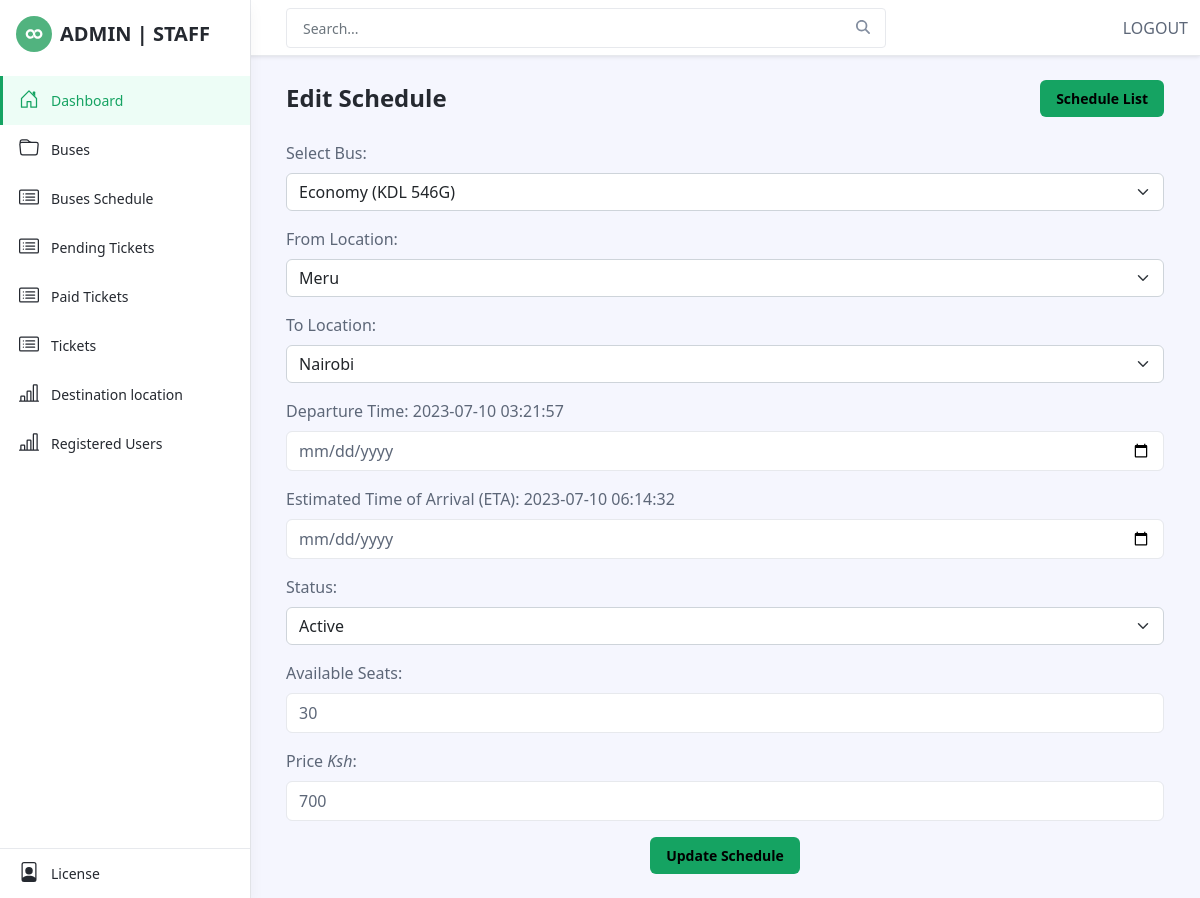
Screenshot of /admin/edit_schedule.php?id=1 (signed in) with the database file from the repository.
### tables this page shows
CREATE TABLE `schedule_list` (
  `id` int(30) NOT NULL,
  `bus_id` int(30) NOT NULL,
  `from_location` int(30) NOT NULL,
  `to_location` int(30) NOT NULL,
  `departure_time` datetime NOT NULL,
  `eta` datetime NOT NULL,
  `status` tinyint(4) NOT NULL DEFAULT 1,
  `availability` int(11) NOT NULL,
  `price` text NOT NULL,
  `date_updated` timestamp NOT NULL DEFAULT current_timestamp() ON UPDATE current_timestamp()
);

CREATE TABLE `bus` (
  `id` int(30) NOT NULL,
  `name` varchar(250) NOT NULL,
  `bus_number` varchar(50) NOT NULL,
  `status` tinyint(1) NOT NULL DEFAULT 1 COMMENT '0 = inactive, 1 = active',
  `date_updated` datetime NOT NULL DEFAULT current_timestamp() ON UPDATE current_timestamp()
);

CREATE TABLE `location` (
  `id` int(30) NOT NULL,
  `terminal_name` text NOT NULL,
  `city` varchar(250) NOT NULL,
  `state` varchar(250) NOT NULL,
  `status` tinyint(1) NOT NULL DEFAULT 1 COMMENT '0= inactive , 1= active',
  `date_updated` datetime NOT NULL DEFAULT current_timestamp() ON UPDATE current_timestamp()
);

### admin/edit_schedule.php (the view, shortened to what this page needs)
<?php
include("inc/header.php");
require_once("db-connect/config.php");
$busQuery = "SELECT id, name, bus_number FROM bus";
$busStmt = $conn->prepare($busQuery);
$busStmt->execute();
$buses = $busStmt->fetchAll(PDO::FETCH_ASSOC);
$fromLocationQuery = "SELECT id, city FROM location";
$fromLocationStmt = $conn->prepare($fromLocationQuery);
$fromLocationStmt->execute();
$fromLocations = $fromLocationStmt->fetchAll(PDO::FETCH_ASSOC);
$toLocationQuery = "SELECT id, city FROM location";
$toLocationStmt = $conn->prepare($toLocationQuery);
$toLocationStmt->execute();
$toLocations = $toLocationStmt->fetchAll(PDO::FETCH_ASSOC);
if (isset($_GET['id']) && is_numeric($_GET['id'])) {
$scheduleId = $_GET['id'];
$selectQuery = "SELECT * FROM schedule_list WHERE id = :scheduleId";
$stmt = $conn->prepare($selectQuery);
$stmt->bindParam(':scheduleId', $scheduleId, PDO::PARAM_INT);
$stmt->execute();
$scheduleData = $stmt->fetch(PDO::FETCH_ASSOC);
} else {
header("Location: schedule_list.php");
exit();
}
?>
<body class="app">
    <?php include("inc/sidebar.php"); ?>
    <div class="app-wrapper">
        <div class="app-content pt-3 p-md-3 p-lg-4">
            <div class="container-xl">
                <div class="row g-3 mb-4 align-items-center justify-content-between">
                    <div class="col-auto">
                        <h1 class="app-page-title mb-0">Edit Schedule</h1>
                    </div>
                    <div class="col-auto">
                        <a href="schedule_list.php" class="btn btn-primary">Schedule List</a>
                    </div>
                </div>
                <div class="row g-4">
                    <form action="#" method="POST">
                        <div class="mb-3">
                            <label class="form-label" for="bus_id">Select Bus:</label>
                            <select class="form-select" name="bus_id" id="bus_id" required>
                                <?php foreach ($buses as $bus) : ?>
                                <option value="<?php echo $bus['id']; ?>"
                                    <?php if ($bus['id'] == $scheduleData['bus_id']) echo 'selected'; ?>>
                                    <?php echo $bus['name'] . ' (' . $bus['bus_number'] . ')'; ?>
                                </option>
                                <?php endforeach; ?>
                            </select>
                        </div>
                        <div class="mb-3">
                            <label class="form-label" for="from_location">From Location:</label>
                            <select class="form-select" name="from_location" id="from_location" required>
                                <?php foreach ($fromLocations as $location) : ?>
                                <option value="<?php echo $location['id']; ?>"
                                    <?php if ($location['id'] == $scheduleData['from_location']) echo 'selected'; ?>>
                                    <?php echo $location['city']; ?>
                                </option>
                                <?php endforeach; ?>
                            </select>
                        </div>
                        <div class="mb-3">
                            <label class="form-label" for="to_location">To Location:</label>
                            <select class="form-select" name="to_location" id="to_location" required>
                                <?php foreach ($toLocations as $location) : ?>
                                <option value="<?php echo $location['id']; ?>"
                                    <?php if ($location['id'] == $scheduleData['to_location']) echo 'selected'; ?>>
                                    <?php echo $location['city']; ?>
                                </option>
                                <?php endforeach; ?>
                            </select>
                        </div>
                        <div class="mb-3">
                            <label class="form-label" for="departure_time">Departure Time:
                                <?php echo $scheduleData['departure_time']; ?></label>
                            <input type="date" class="form-control" name="departure_time" id="departure_time" required>
                        </div>
                        <div class="mb-3">
                            <label class="form-label" for="eta">Estimated Time of Arrival (ETA):
                                <?php echo $scheduleData['eta']; ?></label>
                            <input type="date" class="form-control" name="eta" id="eta" required>
                        </div>
                        <div class="mb-3">
                            <label class="form-label" for="status">Status:</label>
                            <select class="form-select" name="status" id="status" required>
                                <option value="1" <?php if ($scheduleData['status'] == 1) echo 'selected'; ?>>Active
                                </option>
                            </select>
                        </div>
                        <div class="mb-3">
                            <label class="form-label" for="availability">Available Seats:</label>
                            <input type="number" class="form-control" name="availability" id="availability"
                                value="<?php echo $scheduleData['availability']; ?>" required>
                        </div>
                        <div class="mb-3">
                            <label class="form-label" for="price">Price <i>Ksh</i>: </label>
                            <input type="number" class="form-control" name="price" id="price"
                                value="<?php echo $scheduleData['price']; ?>" required>
                        </div>
                        <div class="text-center">
                            <input type="submit" class="btn btn-primary" name="update_schedule" value="Update Schedule">
                        </div>
                    </form>
                </div>
            </div>
        </div>
    </div>
</body>
</html>

### rows the page displays
schedule_list: bus_id "Economy (KDL 546G)", from_location "Meru", to_location "Nairobi", departure_time "2023-07-10 03:21:57", eta "2023-07-10 06:14:32", status "Active", availability "30", price "700"
